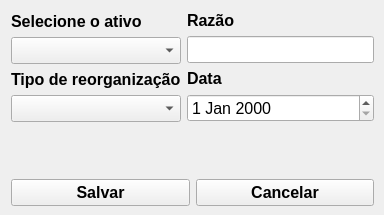
<?xml version="1.0" encoding="UTF-8"?>
<ui version="4.0">
 <class>NewReorganizationWindow</class>
 <widget class="QMainWindow" name="NewReorganizationWindow">
  <property name="geometry">
   <rect>
    <x>0</x>
    <y>0</y>
    <width>384</width>
    <height>215</height>
   </rect>
  </property>
  <property name="windowTitle">
   <string>Nova reorganização</string>
  </property>
  <widget class="QWidget" name="centralwidget">
   <widget class="QWidget" name="">
    <property name="geometry">
     <rect>
      <x>11</x>
      <y>11</y>
      <width>363</width>
      <height>195</height>
     </rect>
    </property>
    <layout class="QVBoxLayout" name="verticalLayout_4">
     <item>
      <layout class="QHBoxLayout" name="horizontalLayout">
       <item>
        <layout class="QVBoxLayout" name="verticalLayout">
         <item>
          <widget class="QLabel" name="label_asset">
           <property name="font">
            <font>
             <pointsize>12</pointsize>
             <weight>75</weight>
             <bold>true</bold>
            </font>
           </property>
           <property name="text">
            <string>Selecione o ativo</string>
           </property>
          </widget>
         </item>
         <item>
          <widget class="QComboBox" name="comboBox_asset">
           <property name="font">
            <font>
             <pointsize>12</pointsize>
            </font>
           </property>
          </widget>
         </item>
         <item>
          <widget class="QLabel" name="label_reorganizationType">
           <property name="font">
            <font>
             <pointsize>12</pointsize>
             <weight>75</weight>
             <bold>true</bold>
            </font>
           </property>
           <property name="text">
            <string>Tipo de reorganização</string>
           </property>
          </widget>
         </item>
         <item>
          <widget class="QComboBox" name="comboBox_reorganizationType">
           <property name="font">
            <font>
             <pointsize>12</pointsize>
            </font>
           </property>
          </widget>
         </item>
        </layout>
       </item>
       <item>
        <layout class="QVBoxLayout" name="verticalLayout_2">
         <item>
          <widget class="QLabel" name="label_ratio">
           <property name="font">
            <font>
             <pointsize>12</pointsize>
             <weight>75</weight>
             <bold>true</bold>
            </font>
           </property>
           <property name="text">
            <string>Razão</string>
           </property>
          </widget>
         </item>
         <item>
          <widget class="QLineEdit" name="lineEdit_ratio">
           <property name="font">
            <font>
             <pointsize>12</pointsize>
            </font>
           </property>
          </widget>
         </item>
         <item>
          <widget class="QLabel" name="label_data">
           <property name="font">
            <font>
             <pointsize>12</pointsize>
             <weight>75</weight>
             <bold>true</bold>
            </font>
           </property>
           <property name="text">
            <string>Data</string>
           </property>
          </widget>
         </item>
         <item>
          <widget class="QDateEdit" name="dateEdit">
           <property name="font">
            <font>
             <pointsize>12</pointsize>
            </font>
           </property>
          </widget>
         </item>
        </layout>
       </item>
      </layout>
     </item>
     <item>
      <layout class="QVBoxLayout" name="verticalLayout_3">
       <item>
        <spacer name="verticalSpacer_2">
         <property name="orientation">
          <enum>Qt::Vertical</enum>
         </property>
         <property name="sizeHint" stdset="0">
          <size>
           <width>20</width>
           <height>40</height>
          </size>
         </property>
        </spacer>
       </item>
       <item>
        <layout class="QHBoxLayout" name="horizontalLayout_2">
         <item>
          <widget class="QPushButton" name="pushButton_save">
           <property name="font">
            <font>
             <pointsize>12</pointsize>
             <weight>75</weight>
             <bold>true</bold>
            </font>
           </property>
           <property name="text">
            <string>Salvar</string>
           </property>
          </widget>
         </item>
         <item>
          <widget class="QPushButton" name="pushButton_cancel">
           <property name="font">
            <font>
             <pointsize>12</pointsize>
             <weight>75</weight>
             <bold>true</bold>
            </font>
           </property>
           <property name="text">
            <string>Cancelar</string>
           </property>
          </widget>
         </item>
        </layout>
       </item>
      </layout>
     </item>
    </layout>
   </widget>
  </widget>
 </widget>
 <resources/>
 <connections/>
</ui>
